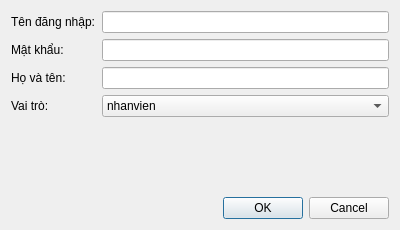
<?xml version="1.0" encoding="UTF-8"?>
<ui version="4.0">
 <class>UserDialog</class>
 <widget class="QDialog" name="UserDialog">
  <property name="geometry">
   <rect>
    <x>0</x>
    <y>0</y>
    <width>400</width>
    <height>230</height>
   </rect>
  </property>
  <property name="windowTitle">
   <string>Thông tin Người dùng</string>
  </property>
  <layout class="QVBoxLayout" name="verticalLayout">
   <item>
    <layout class="QFormLayout" name="formLayout">
     <item row="0" column="0">
      <widget class="QLabel" name="label">
       <property name="text">
        <string>Tên đăng nhập:</string>
       </property>
      </widget>
     </item>
     <item row="0" column="1">
      <widget class="QLineEdit" name="usernameEdit"/>
     </item>
     <item row="1" column="0">
      <widget class="QLabel" name="label_2">
       <property name="text">
        <string>Mật khẩu:</string>
       </property>
      </widget>
     </item>
     <item row="1" column="1">
      <widget class="QLineEdit" name="passwordEdit">
       <property name="echoMode">
        <enum>QLineEdit::Password</enum>
       </property>
      </widget>
     </item>
     <item row="2" column="0">
      <widget class="QLabel" name="label_3">
       <property name="text">
        <string>Họ và tên:</string>
       </property>
      </widget>
     </item>
     <item row="2" column="1">
      <widget class="QLineEdit" name="fullNameEdit"/>
     </item>
     <item row="3" column="0">
      <widget class="QLabel" name="label_4">
       <property name="text">
        <string>Vai trò:</string>
       </property>
      </widget>
     </item>
     <item row="3" column="1">
      <widget class="QComboBox" name="roleComboBox">
       <item>
        <property name="text">
         <string>nhanvien</string>
        </property>
       </item>
       <item>
        <property name="text">
         <string>quanly</string>
        </property>
       </item>
      </widget>
     </item>
    </layout>
   </item>
   <item>
    <spacer name="verticalSpacer">
     <property name="orientation">
      <enum>Qt::Vertical</enum>
     </property>
     <property name="sizeHint" stdset="0">
      <size>
       <width>20</width>
       <height>40</height>
      </size>
     </property>
    </spacer>
   </item>
   <item>
    <widget class="QDialogButtonBox" name="buttonBox">
     <property name="orientation">
      <enum>Qt::Horizontal</enum>
     </property>
     <property name="standardButtons">
      <set>QDialogButtonBox::Cancel|QDialogButtonBox::Ok</set>
     </property>
    </widget>
   </item>
  </layout>
 </widget>
 <resources/>
 <connections>
  <connection>
   <sender>buttonBox</sender>
   <signal>accepted()</signal>
   <receiver>UserDialog</receiver>
   <slot>accept()</slot>
   <hints>
    <hint type="sourcelabel">
     <x>248</x>
     <y>254</y>
    </hint>
    <hint type="destinationlabel">
     <x>157</x>
     <y>274</y>
    </hint>
   </hints>
  </connection>
  <connection>
   <sender>buttonBox</sender>
   <signal>rejected()</signal>
   <receiver>UserDialog</receiver>
   <slot>reject()</slot>
   <hints>
    <hint type="sourcelabel">
     <x>316</x>
     <y>260</y>
    </hint>
    <hint type="destinationlabel">
     <x>286</x>
     <y>274</y>
    </hint>
   </hints>
  </connection>
 </connections>
</ui>
